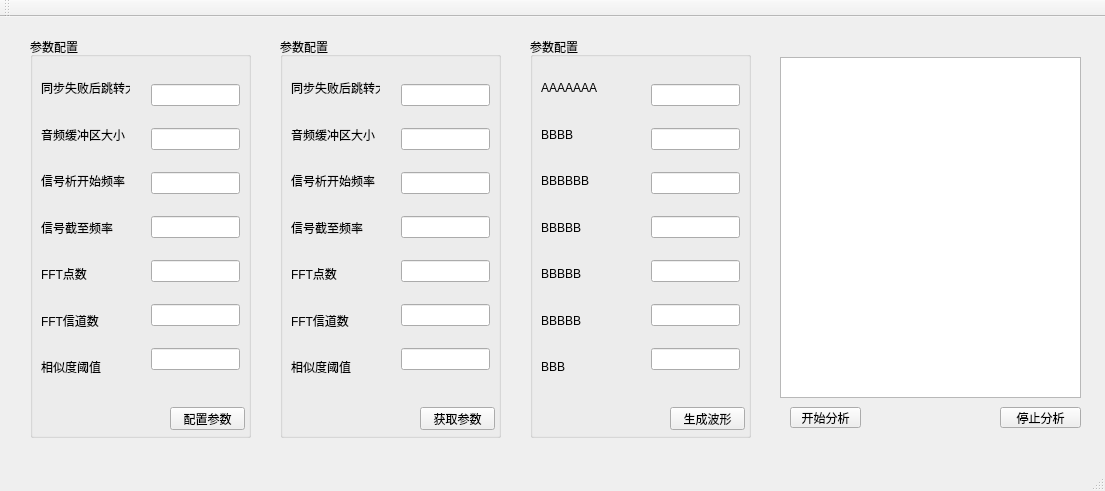
<?xml version="1.0" encoding="UTF-8"?>
<ui version="4.0">
 <class>MainWindow</class>
 <widget class="QMainWindow" name="MainWindow">
  <property name="geometry">
   <rect>
    <x>0</x>
    <y>0</y>
    <width>1105</width>
    <height>491</height>
   </rect>
  </property>
  <property name="windowTitle">
   <string>MainWindow</string>
  </property>
  <widget class="QWidget" name="centralWidget">
   <widget class="QGroupBox" name="groupBox">
    <property name="geometry">
     <rect>
      <x>30</x>
      <y>20</y>
      <width>221</width>
      <height>401</height>
     </rect>
    </property>
    <property name="title">
     <string>参数配置</string>
    </property>
    <widget class="QWidget" name="layoutWidget">
     <property name="geometry">
      <rect>
       <x>110</x>
       <y>20</y>
       <width>111</width>
       <height>341</height>
      </rect>
     </property>
     <layout class="QVBoxLayout" name="verticalLayout_2">
      <item>
       <widget class="QLineEdit" name="lineEdit_3"/>
      </item>
      <item>
       <widget class="QLineEdit" name="lineEdit_4"/>
      </item>
      <item>
       <widget class="QLineEdit" name="lineEdit_5"/>
      </item>
      <item>
       <widget class="QLineEdit" name="lineEdit_6"/>
      </item>
      <item>
       <widget class="QLineEdit" name="lineEdit_7"/>
      </item>
      <item>
       <widget class="QLineEdit" name="lineEdit_8"/>
      </item>
      <item>
       <widget class="QLineEdit" name="lineEdit_2"/>
      </item>
     </layout>
    </widget>
    <widget class="QPushButton" name="pushButton_3">
     <property name="geometry">
      <rect>
       <x>140</x>
       <y>370</y>
       <width>75</width>
       <height>23</height>
      </rect>
     </property>
     <property name="text">
      <string>配置参数</string>
     </property>
    </widget>
    <widget class="QWidget" name="">
     <property name="geometry">
      <rect>
       <x>0</x>
       <y>20</y>
       <width>111</width>
       <height>341</height>
      </rect>
     </property>
     <layout class="QVBoxLayout" name="verticalLayout">
      <item>
       <widget class="QLabel" name="label">
        <property name="text">
         <string>同步失败后跳转大小</string>
        </property>
       </widget>
      </item>
      <item>
       <widget class="QLabel" name="label_2">
        <property name="text">
         <string>音频缓冲区大小</string>
        </property>
       </widget>
      </item>
      <item>
       <widget class="QLabel" name="label_3">
        <property name="text">
         <string>信号析开始频率</string>
        </property>
       </widget>
      </item>
      <item>
       <widget class="QLabel" name="label_4">
        <property name="text">
         <string>信号截至频率</string>
        </property>
       </widget>
      </item>
      <item>
       <widget class="QLabel" name="label_5">
        <property name="text">
         <string>FFT点数</string>
        </property>
       </widget>
      </item>
      <item>
       <widget class="QLabel" name="label_7">
        <property name="text">
         <string>FFT信道数</string>
        </property>
       </widget>
      </item>
      <item>
       <widget class="QLabel" name="label_8">
        <property name="text">
         <string>相似度阈值</string>
        </property>
       </widget>
      </item>
     </layout>
    </widget>
   </widget>
   <widget class="QPushButton" name="pushButton">
    <property name="geometry">
     <rect>
      <x>790</x>
      <y>390</y>
      <width>71</width>
      <height>21</height>
     </rect>
    </property>
    <property name="text">
     <string>开始分析</string>
    </property>
   </widget>
   <widget class="QPushButton" name="pushButton_2">
    <property name="geometry">
     <rect>
      <x>1000</x>
      <y>390</y>
      <width>81</width>
      <height>21</height>
     </rect>
    </property>
    <property name="text">
     <string>停止分析</string>
    </property>
   </widget>
   <widget class="QGroupBox" name="groupBox_2">
    <property name="geometry">
     <rect>
      <x>280</x>
      <y>20</y>
      <width>221</width>
      <height>401</height>
     </rect>
    </property>
    <property name="title">
     <string>参数配置</string>
    </property>
    <widget class="QWidget" name="layoutWidget_2">
     <property name="geometry">
      <rect>
       <x>110</x>
       <y>20</y>
       <width>111</width>
       <height>341</height>
      </rect>
     </property>
     <layout class="QVBoxLayout" name="verticalLayout_3">
      <item>
       <widget class="QLineEdit" name="lineEdit_9"/>
      </item>
      <item>
       <widget class="QLineEdit" name="lineEdit_10"/>
      </item>
      <item>
       <widget class="QLineEdit" name="lineEdit_11"/>
      </item>
      <item>
       <widget class="QLineEdit" name="lineEdit_12"/>
      </item>
      <item>
       <widget class="QLineEdit" name="lineEdit_13"/>
      </item>
      <item>
       <widget class="QLineEdit" name="lineEdit_14"/>
      </item>
      <item>
       <widget class="QLineEdit" name="lineEdit_15"/>
      </item>
     </layout>
    </widget>
    <widget class="QPushButton" name="pushButton_7">
     <property name="geometry">
      <rect>
       <x>140</x>
       <y>370</y>
       <width>75</width>
       <height>23</height>
      </rect>
     </property>
     <property name="text">
      <string>获取参数</string>
     </property>
    </widget>
    <widget class="QWidget" name="layoutWidget_3">
     <property name="geometry">
      <rect>
       <x>0</x>
       <y>20</y>
       <width>111</width>
       <height>341</height>
      </rect>
     </property>
     <layout class="QVBoxLayout" name="verticalLayout_4">
      <item>
       <widget class="QLabel" name="label_6">
        <property name="text">
         <string>同步失败后跳转大小</string>
        </property>
       </widget>
      </item>
      <item>
       <widget class="QLabel" name="label_9">
        <property name="text">
         <string>音频缓冲区大小</string>
        </property>
       </widget>
      </item>
      <item>
       <widget class="QLabel" name="label_10">
        <property name="text">
         <string>信号析开始频率</string>
        </property>
       </widget>
      </item>
      <item>
       <widget class="QLabel" name="label_11">
        <property name="text">
         <string>信号截至频率</string>
        </property>
       </widget>
      </item>
      <item>
       <widget class="QLabel" name="label_12">
        <property name="text">
         <string>FFT点数</string>
        </property>
       </widget>
      </item>
      <item>
       <widget class="QLabel" name="label_13">
        <property name="text">
         <string>FFT信道数</string>
        </property>
       </widget>
      </item>
      <item>
       <widget class="QLabel" name="label_14">
        <property name="text">
         <string>相似度阈值</string>
        </property>
       </widget>
      </item>
     </layout>
    </widget>
   </widget>
   <widget class="QGroupBox" name="groupBox_3">
    <property name="geometry">
     <rect>
      <x>530</x>
      <y>20</y>
      <width>221</width>
      <height>401</height>
     </rect>
    </property>
    <property name="title">
     <string>参数配置</string>
    </property>
    <widget class="QWidget" name="layoutWidget_4">
     <property name="geometry">
      <rect>
       <x>110</x>
       <y>20</y>
       <width>111</width>
       <height>341</height>
      </rect>
     </property>
     <layout class="QVBoxLayout" name="verticalLayout_5">
      <item>
       <widget class="QLineEdit" name="lineEdit_16"/>
      </item>
      <item>
       <widget class="QLineEdit" name="lineEdit_17"/>
      </item>
      <item>
       <widget class="QLineEdit" name="lineEdit_18"/>
      </item>
      <item>
       <widget class="QLineEdit" name="lineEdit_19"/>
      </item>
      <item>
       <widget class="QLineEdit" name="lineEdit_20"/>
      </item>
      <item>
       <widget class="QLineEdit" name="lineEdit_21"/>
      </item>
      <item>
       <widget class="QLineEdit" name="lineEdit_22"/>
      </item>
     </layout>
    </widget>
    <widget class="QWidget" name="layoutWidget_5">
     <property name="geometry">
      <rect>
       <x>0</x>
       <y>20</y>
       <width>111</width>
       <height>341</height>
      </rect>
     </property>
     <layout class="QVBoxLayout" name="verticalLayout_6">
      <item>
       <widget class="QLabel" name="label_15">
        <property name="text">
         <string>AAAAAAA</string>
        </property>
       </widget>
      </item>
      <item>
       <widget class="QLabel" name="label_16">
        <property name="text">
         <string>BBBB</string>
        </property>
       </widget>
      </item>
      <item>
       <widget class="QLabel" name="label_17">
        <property name="text">
         <string>BBBBBB</string>
        </property>
       </widget>
      </item>
      <item>
       <widget class="QLabel" name="label_18">
        <property name="text">
         <string>BBBBB</string>
        </property>
       </widget>
      </item>
      <item>
       <widget class="QLabel" name="label_19">
        <property name="text">
         <string>BBBBB</string>
        </property>
       </widget>
      </item>
      <item>
       <widget class="QLabel" name="label_20">
        <property name="text">
         <string>BBBBB</string>
        </property>
       </widget>
      </item>
      <item>
       <widget class="QLabel" name="label_21">
        <property name="text">
         <string>BBB</string>
        </property>
       </widget>
      </item>
     </layout>
    </widget>
    <widget class="QPushButton" name="pushButton_5">
     <property name="geometry">
      <rect>
       <x>140</x>
       <y>370</y>
       <width>75</width>
       <height>23</height>
      </rect>
     </property>
     <property name="text">
      <string>生成波形</string>
     </property>
    </widget>
   </widget>
   <widget class="QTextBrowser" name="textBrowser">
    <property name="geometry">
     <rect>
      <x>780</x>
      <y>40</y>
      <width>301</width>
      <height>341</height>
     </rect>
    </property>
   </widget>
  </widget>
  <widget class="QToolBar" name="mainToolBar">
   <attribute name="toolBarArea">
    <enum>TopToolBarArea</enum>
   </attribute>
   <attribute name="toolBarBreak">
    <bool>false</bool>
   </attribute>
  </widget>
  <widget class="QStatusBar" name="statusBar"/>
 </widget>
 <layoutdefault spacing="6" margin="11"/>
 <resources/>
 <connections/>
</ui>
